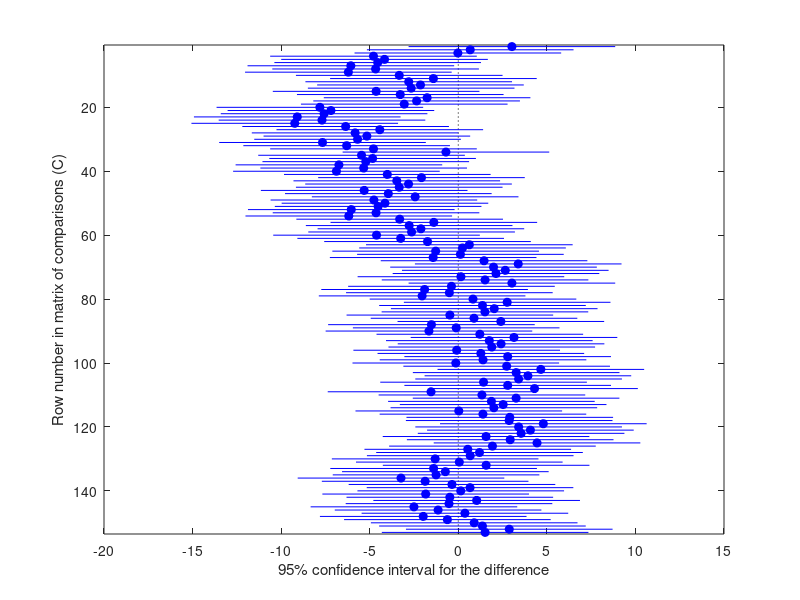
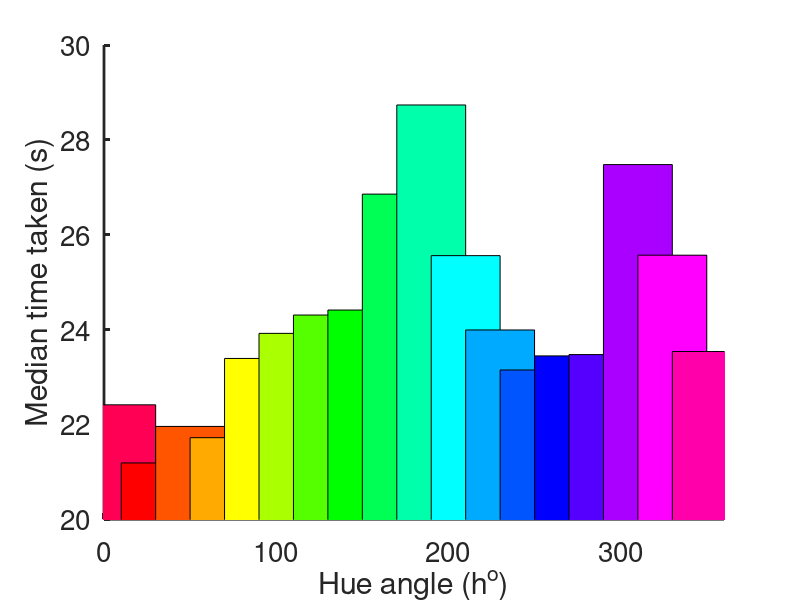
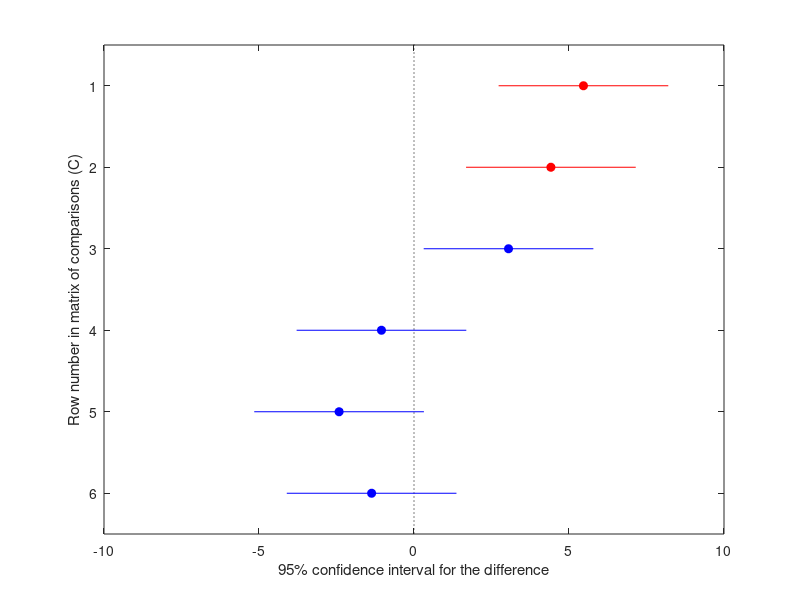
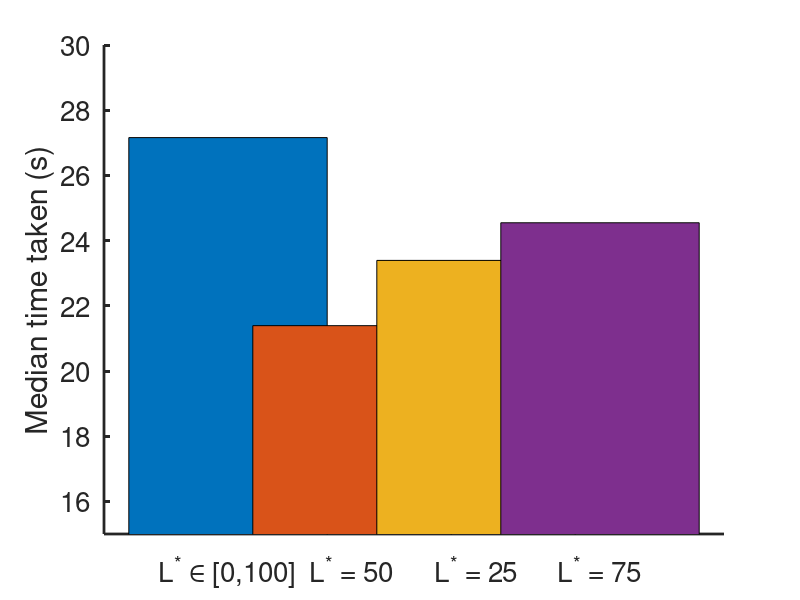

MATLAB code to generate these figures, in order:
%{
Checking the different time taken to report for each hue and lightness.
Chroma can't be done since we dont have the time taken for each specific
chroma, but for each eight of them.

When running ANOVA by each hue grups it shows no significant difference.
ANOVA for the different Lightness it shows significant difference: the
fastest was 50, then 25 and 75 and slowest was when showing all L

ANOVA by different observers show really significant difference, and in the
boxplot we can see for each observer how long it was taken to report the
patches.
%}

clear all
close all

hue = 10:20:350;

hue = 10:20:350;
[a,b] = pol2cart(deg2rad(hue),140*ones(1,18));
colors = hsv(18);
colors = [colors(end,:); colors(1:end-1,:)];

load('TimetoReport.mat');

timeT = permute(sum(time,1),[2 3 1]);
timeT = [timeT(1:18,:) timeT(18+(1:18),:) timeT(2*18+(1:18),:) timeT(3*18+(1:18),:)]';

[p_hue,~,stats] = anova1(timeT,[],'off');
[c,m]=multcompare(stats);

% [cof,p] = corrcoef(timeT);
% plot(hue,mean(timeT,1));
figure; hold on
for i=1:18
    b = bar(hue(i),median(timeT(:,i)),20);
    set(b,'FaceColor',colors(i,:))
end
axis([0 360 20 30]);
% grid on;
xlabel('Hue angle (h^o)','FontSize',20);
ylabel('Median time taken (s)','FontSize',20);
set(gca,'FontSize',20,'LineWidth',2);
% hgexport(gcf,'Figures/TimeReportHue.eps');

timeTT = permute(sum(time,1),[2,3,1]);
timeTT = [reshape(timeTT(1:18,:),1,[]); reshape(timeTT(18+(1:18),:),1,[]); ...
    reshape(timeTT(2*18+(1:18),:),1,[]); reshape(timeTT(3*18+(1:18),:),1,[])]';

[p_light,~,stats] = anova1(timeTT,[],'off');
[c,m]=multcompare(stats);

LM = mean(timeTT,1);
LS = std(timeTT,1)/sqrt(size(timeTT,1));

colorlines = lines(4);
figure; hold on
for i=1:4
    b = bar(i,median(timeTT(:,i)));
    set(b,'FaceColor',colorlines(i,:))
end
axis([0 5 15 30]);
ylabel('Median time taken (s)','FontSize',20);
set(gca,'FontSize',20,'LineWidth',2,'XTick',[1,2,3,4],...
    'XTickLabel',['L^* \in [0,100]      ';'      L^* = 50       ';...
    '      L^* = 25       ';'      L^* = 75       ']);
% hgexport(gcf,'Figures/TimeReportLight.eps');

timeTTT = permute(sum(time,1),[3,2,1])';
p_observer = anova1(timeTTT,[],'off');


